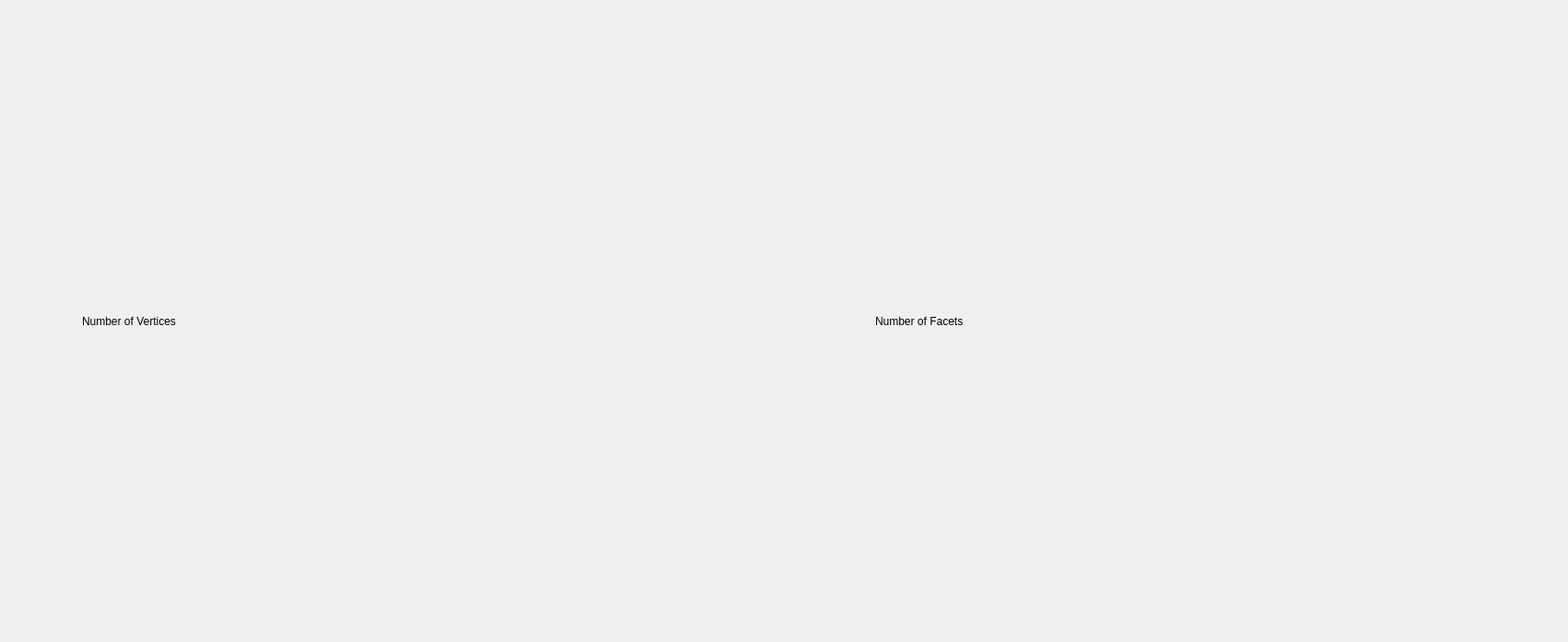
<?xml version="1.0" encoding="UTF-8"?>
<ui version="4.0">
 <class>MeshInfoLabel</class>
 <widget class="QWidget" name="MeshInfoLabel">
  <property name="geometry">
   <rect>
    <x>0</x>
    <y>0</y>
    <width>1702</width>
    <height>697</height>
   </rect>
  </property>
  <property name="minimumSize">
   <size>
    <width>0</width>
    <height>72</height>
   </size>
  </property>
  <layout class="QHBoxLayout" name="horizontalLayout_2">
   <item>
    <layout class="QHBoxLayout" name="horizontalLayout">
     <item>
      <layout class="QHBoxLayout" name="horizontalLayout_3">
       <property name="spacing">
        <number>25</number>
       </property>
       <item>
        <widget class="QLabel" name="vertex_icon">
         <property name="minimumSize">
          <size>
           <width>64</width>
           <height>64</height>
          </size>
         </property>
         <property name="text">
          <string/>
         </property>
        </widget>
       </item>
       <item>
        <widget class="QLabel" name="vertex_num">
         <property name="sizePolicy">
          <sizepolicy hsizetype="Expanding" vsizetype="Preferred">
           <horstretch>0</horstretch>
           <verstretch>0</verstretch>
          </sizepolicy>
         </property>
         <property name="text">
          <string>Number of Vertices</string>
         </property>
        </widget>
       </item>
      </layout>
     </item>
     <item>
      <layout class="QHBoxLayout" name="horizontalLayout_4">
       <property name="spacing">
        <number>25</number>
       </property>
       <item>
        <widget class="QLabel" name="face_icon">
         <property name="minimumSize">
          <size>
           <width>64</width>
           <height>64</height>
          </size>
         </property>
         <property name="text">
          <string/>
         </property>
        </widget>
       </item>
       <item>
        <widget class="QLabel" name="face_num">
         <property name="sizePolicy">
          <sizepolicy hsizetype="Expanding" vsizetype="Preferred">
           <horstretch>0</horstretch>
           <verstretch>0</verstretch>
          </sizepolicy>
         </property>
         <property name="text">
          <string>Number of Facets</string>
         </property>
        </widget>
       </item>
      </layout>
     </item>
    </layout>
   </item>
  </layout>
 </widget>
 <layoutdefault spacing="20" margin="0"/>
 <resources/>
 <connections/>
</ui>
